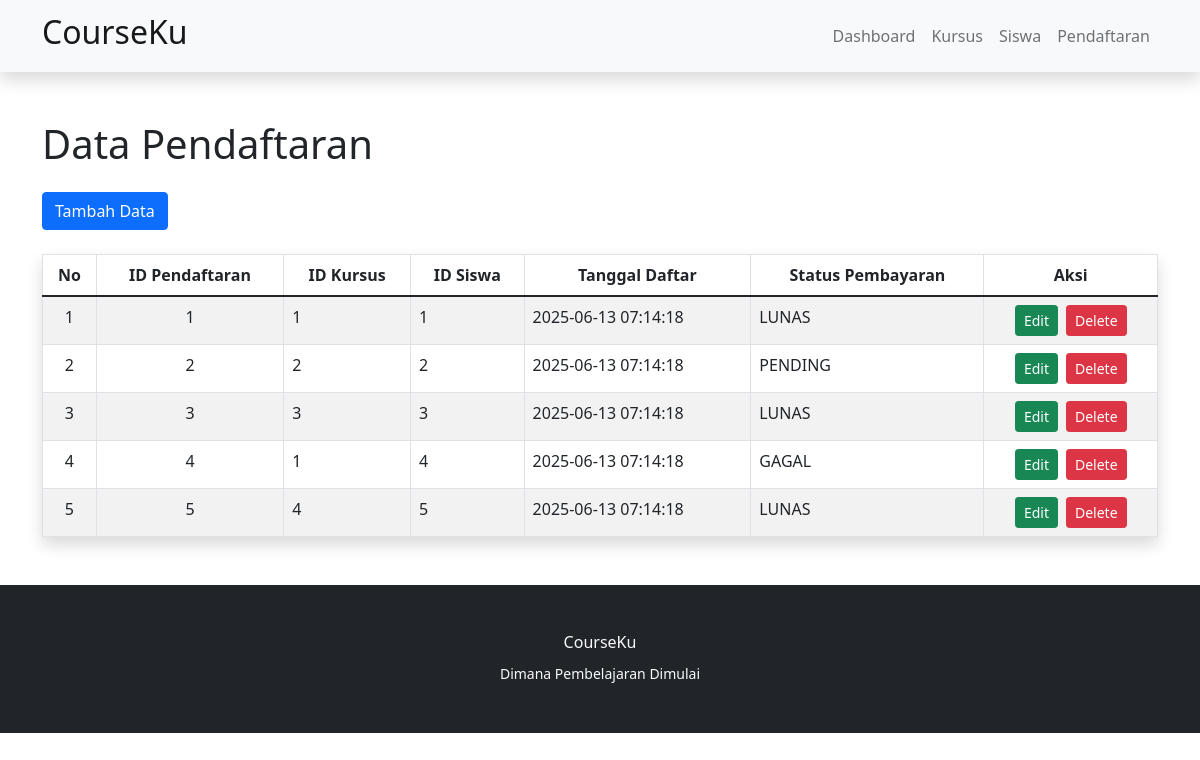
Page /pendaftaran/tampilpen.php on the committed database.
### tables this page shows
CREATE TABLE `pendaftaran` (
  `id_pendaftaran` int(11) NOT NULL,
  `id_kursus` int(11) NOT NULL,
  `id_siswa` int(11) NOT NULL,
  `tanggal_daftar` timestamp NOT NULL DEFAULT current_timestamp(),
  `status_pembayaran` enum('LUNAS','PENDING','GAGAL') DEFAULT NULL
);

### pendaftaran/tampilpen.php (the view, shortened to what this page needs)
<?php
include '../inc/config.php';
?>
<!DOCTYPE html>
<html lang="en">
<head>
    <link href="../css/bootstrap.min.css" rel="stylesheet">
</head>
<body>
    <nav class="navbar navbar-expand-lg navbar-light bg-light shadow">
        <div class="container">
            <a class="navbar-brand" href="#">
                <h2>CourseKu</h2>
            </a>
            <div class="collapse navbar-collapse justify-content-end" id="navbarNavDropdown">
                <ul class="navbar-nav">
                    <li class="nav-item">
                        <a class="nav-link" href="../index.php">Dashboard</a>
                    </li>
                    <li class="nav-item">
                        <a class="nav-link" href="../kursus/tampil.php">Kursus</a>
                    </li>
                    <li class="nav-item">
                        <a class="nav-link" href="../siswa/tampilsis.php">Siswa</a>
                    </li>
                    <li class="nav-item">
                        <a class="nav-link" href="../pendaftaran/tampilpen.php">Pendaftaran</a>
                    </li>
                </ul>
            </div>
        </div>
    </nav>
    <div class="container">
        <h1 class="mb-2 mt-5">Data Pendaftaran</h1>
        <a href="tambahsis.php"><button type="button" class="btn btn-primary mb-4 mt-3">Tambah Data</button></a>
        <table class="table table-bordered table-hover table-striped shadow rounded">
            <thead>
                <th>
                    <center>No</center>
                </th>
                <th>
                    <center>ID Pendaftaran</center>
                </th>
                <th>
                    <center>ID Kursus</center>
                </th>
                <th>
                    <center>ID Siswa</center>
                </th>
                <th>
                    <center>Tanggal Daftar</center>
                </th>
                <th>
                    <center>Status Pembayaran</center>
                </th>
                <th>
                    <center>Aksi</center>
                </th>
            </thead>
            <?php
            $no = 1;
            $data = mysqli_query($conn, 'SELECT * FROM pendaftaran');
            while ($row = mysqli_fetch_array($data)) {
                ?>
                <tr>
                    <td>
                        <center><?php echo $no++; ?></center>
                    </td>
                    <td>
                        <center><?php echo $row['id_pendaftaran']; ?></center>
                    </td>
                    <td><?php echo $row['id_kursus']; ?></td>
                    <td><?php echo $row['id_siswa']; ?></td>
                    <td><?php echo $row['tanggal_daftar']; ?></td>
                    <td><?php echo $row['status_pembayaran']; ?></td>
                    <td>
                        <div class="d-flex justify-content-center gap-2">
                            <a href="editpen.php?kode=<?php echo $row['id_pendaftaran'] ?>" class="btn btn-sm btn-success">
                                <i class="bi bi-pencil-square"></i> Edit
                            </a>
                            <a href="hapuspen.php?kode=<?php echo $row['id_pendaftaran'] ?>" class="btn btn-sm btn-danger"
                                onclick="return confirm('Apakah anda yakin ingin menghapus data ini?')">
                                <i class="bi bi-trash"></i> Delete
                            </a>
                        </div>
                    </td>
                </tr>
                <?php
            }
            ?>
        </table>
    </div>
    <footer class="bg-dark py-5 mt-5">
        <div class="container text-light text-center">
            <h6>CourseKu</h6>
            <small>Dimana Pembelajaran Dimulai</small>
        </div>
    </footer>
</body>
</html>

### rows in the picture
pendaftaran: id_pendaftaran "1", id_kursus "1", id_siswa "1", tanggal_daftar "2025-06-13 07:14:18", status_pembayaran "LUNAS"
pendaftaran: id_pendaftaran "2", id_kursus "2", id_siswa "2", tanggal_daftar "2025-06-13 07:14:18", status_pembayaran "PENDING"
pendaftaran: id_pendaftaran "3", id_kursus "3", id_siswa "3", tanggal_daftar "2025-06-13 07:14:18", status_pembayaran "LUNAS"
pendaftaran: id_pendaftaran "4", id_kursus "1", id_siswa "4", tanggal_daftar "2025-06-13 07:14:18", status_pembayaran "GAGAL"
pendaftaran: id_pendaftaran "5", id_kursus "4", id_siswa "5", tanggal_daftar "2025-06-13 07:14:18", status_pembayaran "LUNAS"
